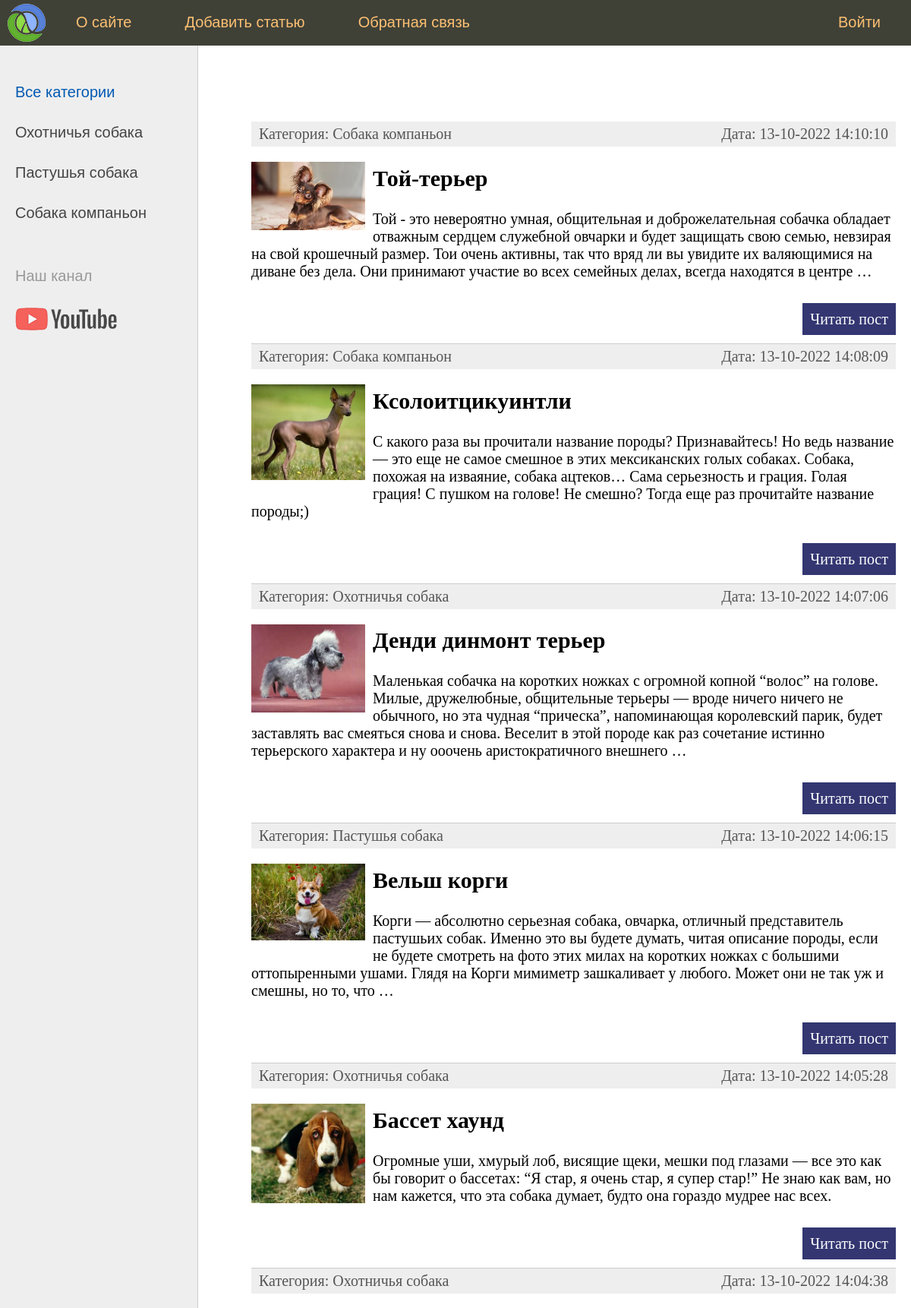
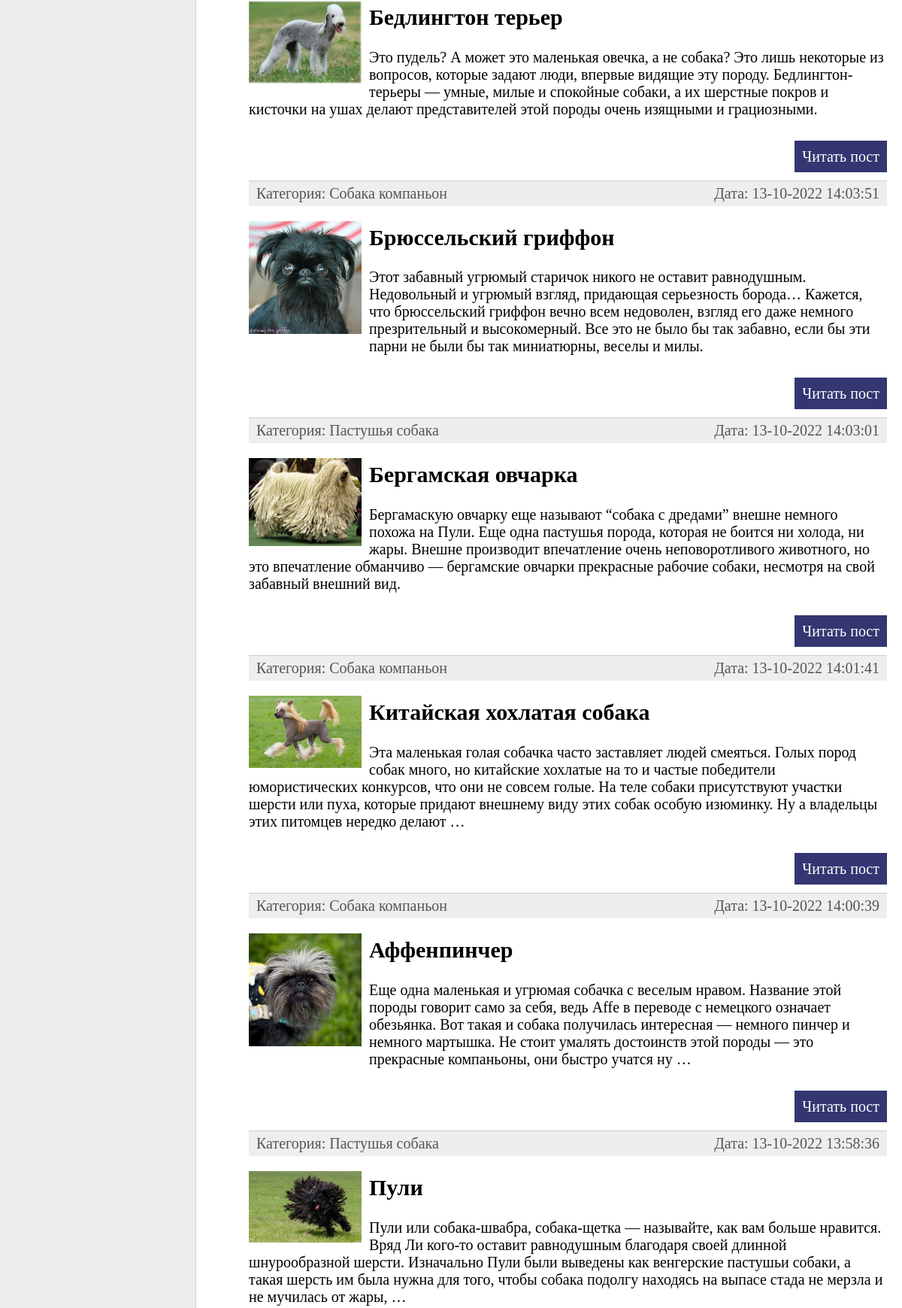
The page / (upper part) on the database its author committed (2 pictures, top to bottom).
### dogs/models.py (models this page shows, shortened)
class Category(models.Model):
    name = models.CharField(max_length=100, db_index=True, verbose_name='Категория')
    slug = models.SlugField(max_length=255, unique=True, db_index=True, verbose_name='URL')
    def __str__(self):
        return self.name
    def get_absolute_url(self):
        return reverse('category', kwargs={'cat_id': self.pk})
    class Meta:
        verbose_name = 'Категория'
        verbose_name_plural = 'Категории'
        ordering = ['id']

class FannyDogs(models.Model):
    title = models.CharField(max_length=255, verbose_name='Заголовок')
    slug = models.SlugField(max_length=255, unique=True, db_index=True, verbose_name='URL')
    content = models.TextField(blank=True, verbose_name='Текст статьи')
    photo = models.ImageField(upload_to="photos/%Y/%m/%d/", verbose_name='Фото')
    time_create = models.DateTimeField(auto_now_add=True, verbose_name='Время создания')
    time_update = models.DateTimeField(auto_now=True, verbose_name='Время изменения')
    is_published = models.BooleanField(default=True, verbose_name='Публикация')
    cat = models.ForeignKey('Category', on_delete=models.PROTECT, verbose_name='Категория')
    def get_absolute_url(self):
        return reverse('post', kwargs={'post_slug': self.slug})
    class Meta:
        verbose_name = 'Смешные собаки'
        verbose_name_plural = 'Смешные собаки'
        ordering = ['-time_create', 'title']

### dogs/views.py (the view)
# urls.py: path('', index, name='home'),  #http://127.0.0.1:8080/
def index(request):
    posts = FannyDogs.objects.all()
    context = {
        'posts': posts,
        'menu': menu,
        'title': 'Главная страница',
        'cat_selected':0,
    }
    return render(request, 'dogs/index.html', context=context)

### dogs/templatetags/dogs_tags.py (called while the page is built)
@register.inclusion_tag('dogs/list_categories.html')
def show_categories(sort=None, cat_selected=0):
    if not sort:
        cats = Category.objects.all()
    else:
        cats = Category.objects.order_by(sort)
    return {"cats": cats, "cat_selected": cat_selected}

### dogs/templates/dogs/index.html (shortened to what this page needs)
{% extends 'dogs/base.html' %}
{% block content %}
<ul class="list-articles">
    {% for p in posts %}
        <li><div class="article-panel">
    <p class="first">Категория: {{p.cat}}</p>
    <p class="last">Дата: {{p.time_update|date:"d-m-Y H:i:s"}}</p>
</div>
{% if p.photo %}
        <p><img class="img-article-left thumb" src="{{p.photo.url}}"></p>
{%endif %}
        <h2>{{p.title}}</h2>
    {% autoescape off %}
    {{p.content|linebreaks|truncatewords:50}}
    {% endautoescape %}
        <p class="link-read-post"><a href="{{ p.get_absolute_url }}">Читать пост</a></p>
        </li>
    {% endfor %}
</ul>
{% endblock %}

### dogs/templates/dogs/base.html (shortened to what this page needs)
{% load static %}
{% load dogs_tags %}
<!DOCTYPE html>
<html>
<head>
    <link type="text/css" href="{% static 'dogs/css/styles.css' %}" rel="stylesheet" />
</head>
<body>
<table class="table-page" border=0 cellpadding="0" cellspacing="0">
<tr><td valign=top>
{% block mainmenu %}
    <div class="header">
            <ul id="mainmenu" class="mainmenu">
            <li class="logo"><a href="{%url 'home' %}"><div class="logo"></div></a></li>
{% for m in menu %}
    {% if not forloop.last %}
            <li><a href="{% url m.url_name %}">{{m.title}}</a></li>
    {% else %}
            <li class="last"><a href="{% url m.url_name %}">{{m.title}}</a></li>
    {% endif %}
{% endfor %}
            </ul>
        </div>
{% endblock mainmenu %}
<table class="table-content" border=0 cellpadding="0" cellspacing="0">
<tr>
    <td valign="top" class="left-chapters">
    <ul id="left-chapters">
{% if cat_selected == 0 %}
        <li class="selected">Все категории</li>
{% else %}
        <li><a href="{% url 'home' %}">Все категории</a></li>
{% endif %}
{% show_categories 'name' cat_selected %}
        <li class="share">
        <p>Наш канал</p>
        <a class="share-yt" href="#"></a>
        </li>
    </ul>
</td>
<td valign="top" class="content">
    <div class="content-text">
{% block content %}
{% endblock %}
    </div>
</td></tr></table>
</td></tr>
</table>
</body>
</html>

### dogs/templates/dogs/list_categories.html
{% for c in cats %}
    {% if c.pk == cat_selected %}
        <li class="selected">{{c.name}}</li>
    {% else %}
        <li><a href="{{ c.get_absolute_url}}">{{c.name}}</a></li>
    {% endif %}
{% endfor %}

### dogs/static/dogs/css/styles.css (style rules this page uses)
html, body { font-family: 'Arial'; margin: 0; padding: 0; height: 100%; width: 100%; color: #444; }
a { color: #0059b2; text-decoration: none; }
img { max-width: 600px; height: auto; }
img.img-article-left { max-width: 300px; height: auto; float: left; padding: 0 10px 10px 0; }
img.img-article-left.thumb { max-width: 150px; height: auto; }
p.link-read-post { text-align: right; }
p.link-read-post a { padding: 10px; min-width: 100px; background: #333671; color: #fff; text-decoration: none; }
div.article-panel { background: #eee; padding: 5px 10px 5px 10px; box-sizing: border-box; overflow: hidden; color: #555; }
div.article-panel p.first { margin: 0; float: left; }
div.article-panel p.last { margin: 0; float: right; }
ul.list-articles { list-style: none; margin: 0; padding: 0; }
ul.list-articles li { border-bottom: 1px solid #ccc; }
.table-page { width: 100%; height: 100%; vertical-align: top; }
.table-page tr { height: 100%; }
.header { background: #3F4137; height: 60px; }
.logo { background: url('../images/logo.png') no-repeat 10px 5px; width: 70px; height: 60px; }
ul.mainmenu { list-style: none; margin: 0; padding: 0; height: 60px; color: #fdc073; font-size: 20px; overflow: hidden; }
ul.mainmenu li { float: left; margin: 18px 40px 0 30px; }
ul.mainmenu li.logo { margin: 0; }
ul.mainmenu li.last { float: right; }
ul.mainmenu li a { color: #fdc073; text-decoration: none; }
.table-content { width: 100%; min-height: 100%; height: 100%; }
.left-chapters { margin: 0; background: #eee; border-right: 1px solid #ccc; min-height: 100%; }
.left-chapters ul { width: 230px; min-height: 100%; margin: 0; padding: 20px 10px 10px 20px; list-style: none; font-size: 20px; }
.left-chapters ul li { margin: 30px 0 0 0; color: #999; }
.left-chapters ul li.selected { color: #0059b2; }
.left-chapters ul li a { color: #444; text-decoration: none; }
.left-chapters ul li.share { margin: 60px 0 0 0; }
.left-chapters ul li.share p { margin: 30px 0 30px 0; }
.left-chapters ul li.share a { display: inline-block; width: 40px; height: 40px; margin: 0 20px 0 0; }
.left-chapters ul li.share a.share-yt { width: 100%; height: 30px; background: url('../images/share_yt.png') no-repeat 0 0 }
.content { padding: 40px 20px 20px 40px; width: 100%; box-sizing: border-box; }
.content-text { margin: 60px 0 0 30px; color: #000; font-size: 20px; font-family: Yandex Sans Display Light; }

### rows shown on the page
Category: name "Охотничья собака"
Category: name "Пастушья собака"
Category: name "Собака компаньон"
FannyDogs: cat "Собака компаньон", time_update "13-10-2022 14:10:10", photo (picture), title "Той-терьер", content "Той - это невероятно умная, общительная и доброжелательная собачка обладает отважным сердцем служебной овчарки и будет защищать свою семью, невзирая на свой крошечный размер. Тои очень активны, так что вряд ли вы увидите их валяющимися на диване без дела. Они принимают участие во всех семейных делах, всегда находятся в центре …"
FannyDogs: cat "Собака компаньон", time_update "13-10-2022 14:08:09", photo (picture), title "Ксолоитцикуинтли", content "С какого раза вы прочитали название породы? Признавайтесь! Но ведь название — это еще не самое смешное в этих мексиканских голых собаках. Собака, похожая на изваяние, собака ацтеков… Сама серьезность и грация. Голая грация! С пушком на голове! Не смешно? Тогда еще раз прочитайте название породы;)"
FannyDogs: cat "Охотничья собака", time_update "13-10-2022 14:07:06", photo (picture), title "Денди динмонт терьер", content "Маленькая собачка на коротких ножках с огромной копной “волос” на голове. Милые, дружелюбные, общительные терьеры — вроде ничего ничего не обычного, но эта чудная “прическа”, напоминающая королевский парик, будет заставлять вас смеяться снова и снова. Веселит в этой породе как раз сочетание истинно терьерского характера и ну ооочень аристократичного внешнего …"
FannyDogs: cat "Пастушья собака", time_update "13-10-2022 14:06:15", photo (picture), title "Вельш корги", content "Корги — абсолютно серьезная собака, овчарка, отличный представитель пастушьих собак. Именно это вы будете думать, читая описание породы, если не будете смотреть на фото этих милах на коротких ножках с большими оттопыренными ушами. Глядя на Корги мимиметр зашкаливает у любого. Может они не так уж и смешны, но то, что …"
FannyDogs: cat "Охотничья собака", time_update "13-10-2022 14:05:28", photo (picture), title "Бассет хаунд", content "Огромные уши, хмурый лоб, висящие щеки, мешки под глазами — все это как бы говорит о бассетах: “Я стар, я очень стар, я супер стар!” Не знаю как вам, но нам кажется, что эта собака думает, будто она гораздо мудрее нас всех."
FannyDogs: cat "Охотничья собака", time_update "13-10-2022 14:04:38", photo (picture), title "Бедлингтон терьер", content "Это пудель? А может это маленькая овечка, а не собака? Это лишь некоторые из вопросов, которые задают люди, впервые видящие эту породу. Бедлингтон-терьеры — умные, милые и спокойные собаки, а их шерстные покров и кисточки на ушах делают представителей этой породы очень изящными и грациозными."
FannyDogs: cat "Собака компаньон", time_update "13-10-2022 14:03:51", photo (picture), title "Брюссельский гриффон", content "Этот забавный угрюмый старичок никого не оставит равнодушным. Недовольный и угрюмый взгляд, придающая серьезность борода… Кажется, что брюссельский гриффон вечно всем недоволен, взгляд его даже немного презрительный и высокомерный. Все это не было бы так забавно, если бы эти парни не были бы так миниатюрны, веселы и милы."
FannyDogs: cat "Пастушья собака", time_update "13-10-2022 14:03:01", photo (picture), title "Бергамская овчарка", content "Бергамаскую овчарку еще называют “собака с дредами” внешне немного похожа на Пули. Еще одна пастушья порода, которая не боится ни холода, ни жары. Внешне производит впечатление очень неповоротливого животного, но это впечатление обманчиво — бергамские овчарки прекрасные рабочие собаки, несмотря на свой забавный внешний вид."
FannyDogs: cat "Собака компаньон", time_update "13-10-2022 14:01:41", photo (picture), title "Китайская хохлатая собака", content "Эта маленькая голая собачка часто заставляет людей смеяться. Голых пород собак много, но китайские хохлатые на то и частые победители юмористических конкурсов, что они не совсем голые. На теле собаки присутствуют участки шерсти или пуха, которые придают внешнему виду этих собак особую изюминку. Ну а владельцы этих питомцев нередко делают …"
FannyDogs: cat "Собака компаньон", time_update "13-10-2022 14:00:39", photo (picture), title "Аффенпинчер", content "Еще одна маленькая и угрюмая собачка с веселым нравом. Название этой породы говорит само за себя, ведь Affe в переводе с немецкого означает обезьянка. Вот такая и собака получилась интересная — немного пинчер и немного мартышка. Не стоит умалять достоинств этой породы — это прекрасные компаньоны, они быстро учатся ну …"
FannyDogs: cat "Пастушья собака", time_update "13-10-2022 13:58:36", photo (picture), title "Пули", content "Пули или собака-швабра, собака-щетка — называйте, как вам больше нравится. Вряд Ли кого-то оставит равнодушным благодаря своей длинной шнурообразной шерсти. Изначально Пули были выведены как венгерские пастушьи собаки, а такая шерсть им была нужна для того, чтобы собака подолгу находясь на выпасе стада не мерзла и не мучилась от жары, …"

### other values the page prints
{{ m.title }} "О сайте" "Добавить статью" "Обратная связь"
{{ m.title }} "Войти"
